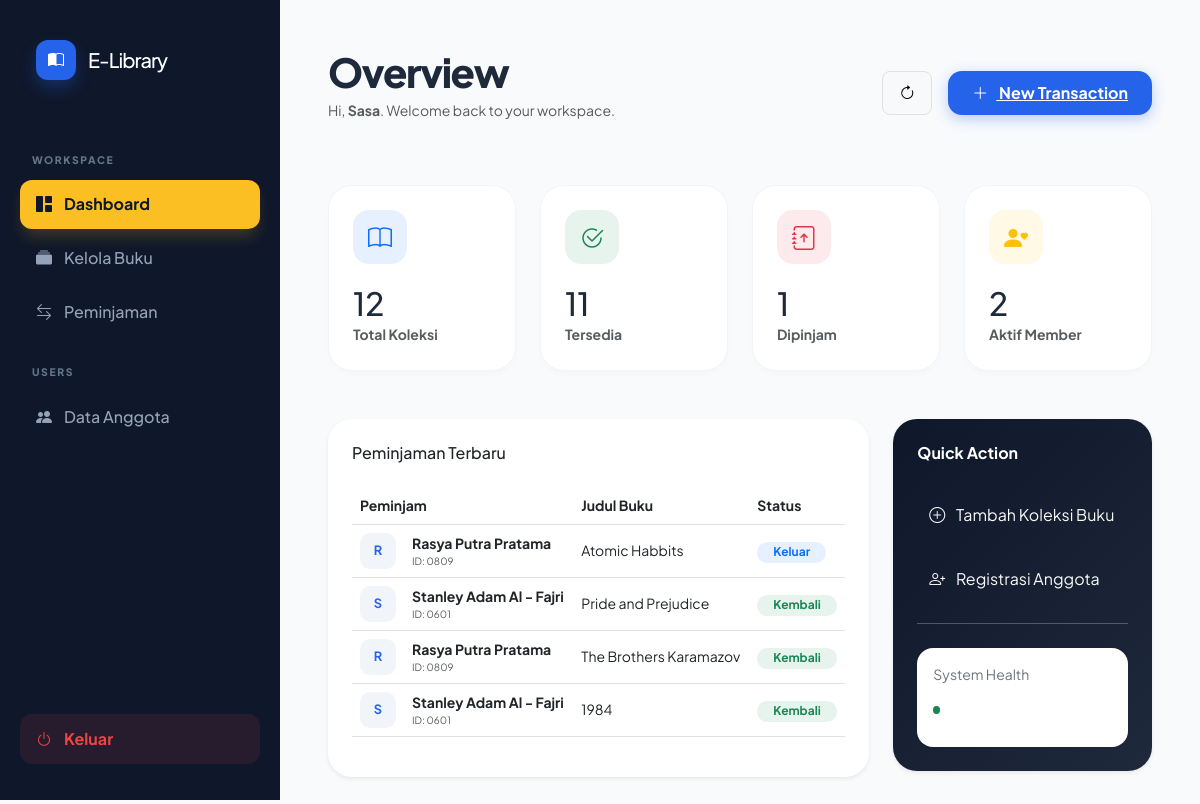
Screenshot of /admin/dashboard.php (signed in) with the database file from the repository.
### tables this page shows
CREATE TABLE `transaksi` (
  `id_transaksi` int(6) NOT NULL,
  `id_anggota` int(50) NOT NULL,
  `id_buku` int(50) NOT NULL,
  `tgl_pinjam` datetime(6) NOT NULL DEFAULT current_timestamp(6),
  `tgl_kembali` datetime(6) NOT NULL DEFAULT current_timestamp(6),
  `status_transaksi` enum('Peminjaman','Pengembalian') NOT NULL
);

CREATE TABLE `anggota` (
  `id_anggota` int(6) NOT NULL,
  `nis` varchar(50) NOT NULL,
  `nama_anggota` varchar(50) NOT NULL,
  `username` varchar(50) NOT NULL,
  `password` varchar(50) NOT NULL,
  `kelas` varchar(50) NOT NULL
);

CREATE TABLE `buku` (
  `id_buku` int(6) NOT NULL,
  `judul_buku` varchar(50) NOT NULL,
  `pengarang` varchar(50) NOT NULL,
  `penerbit` varchar(50) NOT NULL,
  `tahun_terbit` year(4) NOT NULL,
  `status` enum('tersedia','tidak') NOT NULL,
  `gambar` varchar(255) NOT NULL
);

### admin/dashboard.php (the view, shortened to what this page needs)
<?php
include '../koneksi.php';
$halaman = isset($_GET['halaman']) ? $_GET['halaman'] : 'dashboard';
$total_buku = mysqli_num_rows(mysqli_query($koneksi, "SELECT * FROM buku"));
$total_anggota = mysqli_num_rows(mysqli_query($koneksi, "SELECT * FROM anggota"));
$buku_dipinjam = mysqli_num_rows(mysqli_query($koneksi, "SELECT * FROM transaksi WHERE status_transaksi='Peminjaman'"));
$buku_tersedia = $total_buku - $buku_dipinjam;
?>
<!DOCTYPE html>
<html lang="en">
<head>
    <link href="https://cdn.jsdelivr.net/npm/bootstrap@5.3.0/dist/css/bootstrap.min.css" rel="stylesheet">
    <link rel="stylesheet" href="https://cdn.jsdelivr.net/npm/bootstrap-icons@1.11.1/font/bootstrap-icons.css">
</head>
<body>
    <aside class="sidebar">
        <div class="brand-box">
            <div class="brand-logo">
                <i class="bi bi-book-half text-white"></i>
            </div>
            <h5 class="mb-0 fw-800 text-white" style="letter-spacing: -1px;">E-Library</h5>
        </div>
        <div class="nav-section-title">Workspace</div>
        <a href="dashboard.php" class="nav-link <?= ($halaman == 'dashboard') ? 'active' : '' ?>">
            <i class="bi bi-grid-1x2-fill"></i> Dashboard
        </a>
        <a href="?halaman=data_buku" class="nav-link <?= ($halaman == 'data_buku') ? 'active' : '' ?>">
            <i class="bi bi-collection-fill"></i> Kelola Buku
        </a>
        <a href="?halaman=data_peminjaman" class="nav-link <?= ($halaman == 'data_peminjaman') ? 'active' : '' ?>">
            <i class="bi bi-arrow-left-right"></i> Peminjaman
        </a>
        <div class="nav-section-title">Users</div>
        <a href="?halaman=data_anggota" class="nav-link <?= ($halaman == 'data_anggota') ? 'active' : '' ?>">
            <i class="bi bi-people-fill"></i> Data Anggota
        </a>
        <a href="logout.php" class="nav-link logout-btn">
            <i class="bi bi-power"></i> Keluar
        </a>
    </aside>
    <main class="main-content">
        <header class="top-nav">
            <div>
                <h1 class="fw-800 mb-1" style="font-weight: 800; letter-spacing: -1.5px;">
                    <?= ($halaman == 'dashboard') ? 'Overview' : str_replace('_', ' ', $halaman); ?>
                </h1>
                <p class="text-muted small">Hi, <strong><?= $_SESSION['nama_admin']; ?></strong>. Welcome back to your workspace.</p>
            </div>
            <div class="d-flex gap-3">
                <button class="btn btn-light rounded-3 border px-3" onclick="location.reload()">
                    <i class="bi bi-arrow-clockwise"></i>
                </button>
                <a href="?halaman=input_peminjaman" class="btn-new">
                    <i class="bi bi-plus-lg me-2"></i> New Transaction
                </a>
            </div>
        </header>
        <?php if ($halaman != 'dashboard' && file_exists($halaman . ".php")): ?>
            <div class="card border-0 shadow-sm p-4" style="border-radius: 24px;">
                <?php include $halaman . ".php"; ?>
            </div>
        <?php else: ?>
            <div class="row g-4 mb-5">
                <div class="col-md-3">
                    <div class="stat-card">
                        <div class="stat-icon bg-primary bg-opacity-10 text-primary">
                            <i class="bi bi-book"></i>
                        </div>
                        <h2 class="fw-800 mb-0"><?= $total_buku ?></h2>
                        <span class="text-muted small fw-bold uppercase">Total Koleksi</span>
                    </div>
                </div>
                <div class="col-md-3">
                    <div class="stat-card">
                        <div class="stat-icon bg-success bg-opacity-10 text-success">
                            <i class="bi bi-check2-circle"></i>
                        </div>
                        <h2 class="fw-800 mb-0"><?= $buku_tersedia ?></h2>
                        <span class="text-muted small fw-bold">Tersedia</span>
                    </div>
                </div>
                <div class="col-md-3">
                    <div class="stat-card">
                        <div class="stat-icon bg-danger bg-opacity-10 text-danger">
                            <i class="bi bi-journal-arrow-up"></i>
                        </div>
                        <h2 class="fw-800 mb-0"><?= $buku_dipinjam ?></h2>
                        <span class="text-muted small fw-bold">Dipinjam</span>
                    </div>
                </div>
                <div class="col-md-3">
                    <div class="stat-card">
                        <div class="stat-icon bg-warning bg-opacity-10 text-warning">
                            <i class="bi bi-person-heart"></i>
                        </div>
                        <h2 class="fw-800 mb-0"><?= $total_anggota ?></h2>
                        <span class="text-muted small fw-bold">Aktif Member</span>
                    </div>
                </div>
            </div>
            <div class="row g-4">
                <div class="col-lg-8">
                    <div class="card border-0 shadow-sm p-4" style="border-radius: 24px;">
                        <h6 class="fw-800 mb-4">Peminjaman Terbaru</h6>
                        <div class="table-responsive">
                            <table class="table table-hover align-middle">
                                <thead>
                                    <tr class="text-muted small">
                                        <th>Peminjam</th>
                                        <th>Judul Buku</th>
                                        <th>Status</th>
                                    </tr>
                                </thead>
                                <tbody>
                                    <?php
                                    $recent = mysqli_query($koneksi, "SELECT * FROM transaksi
                                             JOIN anggota ON transaksi.id_anggota = anggota.id_anggota
                                             JOIN buku ON transaksi.id_buku = buku.id_buku
                                             ORDER BY id_transaksi DESC LIMIT 5");
                                    while($row = mysqli_fetch_array($recent)){
                                        $initial = strtoupper(substr($row['nama_anggota'], 0, 1));
                                    ?>
                                    <tr>
                                        <td>
                                            <div class="d-flex align-items-center gap-3">
                                                <div class="avatar-box"><?= $initial ?></div>
                                                <div>
                                                    <div class="fw-bold small"><?= $row['nama_anggota'] ?></div>
                                                    <div class="text-muted" style="font-size: 10px;">ID: <?= $row['nis'] ?></div>
                                                </div>
                                            </div>
                                        </td>
                                        <td class="small fw-500"><?= $row['judul_buku'] ?></td>
                                        <td>
                                            <?php if($row['status_transaksi'] == 'Peminjaman'): ?>
                                                <span class="badge bg-primary bg-opacity-10 text-primary px-3 rounded-pill">Keluar</span>
                                            <?php else: ?>
                                                <span class="badge bg-success bg-opacity-10 text-success px-3 rounded-pill">Kembali</span>
                                            <?php endif; ?>
                                        </td>
                                    </tr>
                                    <?php } ?>
                                </tbody>
                            </table>
                        </div>
                    </div>
                </div>
                <div class="col-lg-4">
                    <div class="card border-0 shadow-sm p-4 bg-dark text-white" style="border-radius: 24px; background: linear-gradient(135deg, #0f172a 0%, #1e293b 100%);">
                        <h6 class="fw-bold mb-4">Quick Action</h6>
                        <div class="d-grid gap-2">
                            <a href="?halaman=input_buku" class="btn btn-outline-light border-0 text-start py-3 rounded-3">
                                <i class="bi bi-plus-circle me-2"></i> Tambah Koleksi Buku
                            </a>
                            <a href="?halaman=data_anggota" class="btn btn-outline-light border-0 text-start py-3 rounded-3">
                                <i class="bi bi-person-plus me-2"></i> Registrasi Anggota
                            </a>
                        </div>
                        <hr class="opacity-10">
                        <div class="p-3 bg-white bg-opacity-5 rounded-4 mt-2">
                            <small class="text-secondary d-block mb-1">System Health</small>
                            <div class="d-flex align-items-center gap-2">
                                <div class="bg-success rounded-circle" style="width: 8px; height: 8px;"></div>
                                <span class="small fw-bold">Semua sistem berjalan normal</span>
                            </div>
                        </div>
                    </div>
                </div>
            </div>
        <?php endif; ?>
    </main>
</body>
</html>

### admin/dashboard.php (style rules this page uses)
:root { --primary: #2563eb; --dark-navy: #0f172a; --slate-gray: #64748b; --bg-body: #f8fafc; --sidebar-width: 280px; --accent-gold: #fbbf24; }
body { background-color: var(--bg-body); font-family: 'Plus Jakarta Sans', sans-serif; color: #1e293b; overflow-x: hidden; }
.sidebar { width: var(--sidebar-width); height: 100vh; position: fixed; background: var(--dark-navy); padding: 2rem 1.25rem; display: flex; flex-direction: column; z-index: 1000; transition: all 0.3s; }
.brand-box { padding: 0.5rem 1rem; margin-bottom: 2.5rem; display: flex; align-items: center; gap: 12px; }
.brand-logo { width: 40px; height: 40px; background: var(--primary); border-radius: 12px; display: flex; align-items: center; justify-content: center; box-shadow: 0 8px 16px rgba(37, 99, 235, 0.3); }
.nav-section-title { font-size: 0.65rem; text-transform: uppercase; letter-spacing: 0.1rem; color: var(--slate-gray); margin: 1.5rem 0 0.75rem 0.75rem; font-weight: 800; }
.nav-link { color: #94a3b8; padding: 0.8rem 1rem; border-radius: 12px; display: flex; align-items: center; gap: 12px; font-weight: 500; transition: all 0.2s cubic-bezier(0.4, 0, 0.2, 1); text-decoration: none; margin-bottom: 4px; }
.nav-link.active { background: var(--accent-gold); color: var(--dark-navy); font-weight: 700; box-shadow: 0 10px 15px -3px rgba(251, 191, 36, 0.2); }
.main-content { margin-left: var(--sidebar-width); padding: 3rem; min-height: 100vh; }
.top-nav { display: flex; justify-content: space-between; align-items: center; margin-bottom: 3rem; }
.stat-card { background: white; border: 1px solid rgba(241, 245, 249, 1); border-radius: 24px; padding: 1.5rem; transition: all 0.3s; box-shadow: 0 4px 6px -1px rgba(0, 0, 0, 0.02); }
.stat-icon { width: 54px; height: 54px; border-radius: 16px; display: flex; align-items: center; justify-content: center; font-size: 1.5rem; margin-bottom: 1.25rem; }
.avatar-box { width: 36px; height: 36px; background: #f1f5f9; border-radius: 10px; display: flex; align-items: center; justify-content: center; font-weight: 700; color: var(--primary); font-size: 0.8rem; }
.logout-btn { background: rgba(239, 68, 68, 0.1); color: #ef4444; margin-top: auto; border-radius: 12px; text-align: center; font-weight: 700; }
.btn-new { background: var(--primary); color: white; border-radius: 14px; padding: 10px 24px; font-weight: 700; border: none; box-shadow: 0 4px 14px rgba(37, 99, 235, 0.3); transition: all 0.2s; }

### rows the page displays
transaksi: id_anggota.nama_anggota "R", id_anggota.nama_anggota "Rasya Putra Pratama", id_anggota.nis "0809", id_buku.judul_buku "Atomic Habbits", status_transaksi "Keluar"
transaksi: id_anggota.nama_anggota "S", id_anggota.nama_anggota "Stanley Adam Al - Fajri", id_anggota.nis "0601", id_buku.judul_buku "Pride and Prejudice", status_transaksi "Kembali"
transaksi: id_anggota.nama_anggota "R", id_anggota.nama_anggota "Rasya Putra Pratama", id_anggota.nis "0809", id_buku.judul_buku "The Brothers Karamazov", status_transaksi "Kembali"
transaksi: id_anggota.nama_anggota "S", id_anggota.nama_anggota "Stanley Adam Al - Fajri", id_anggota.nis "0601", id_buku.judul_buku "1984", status_transaksi "Kembali"

### other values shown
$_SESSION['nama_admin'] "Sasa"
$total_buku "12"
$buku_tersedia "11"
$buku_dipinjam "1"
$total_anggota "2"
